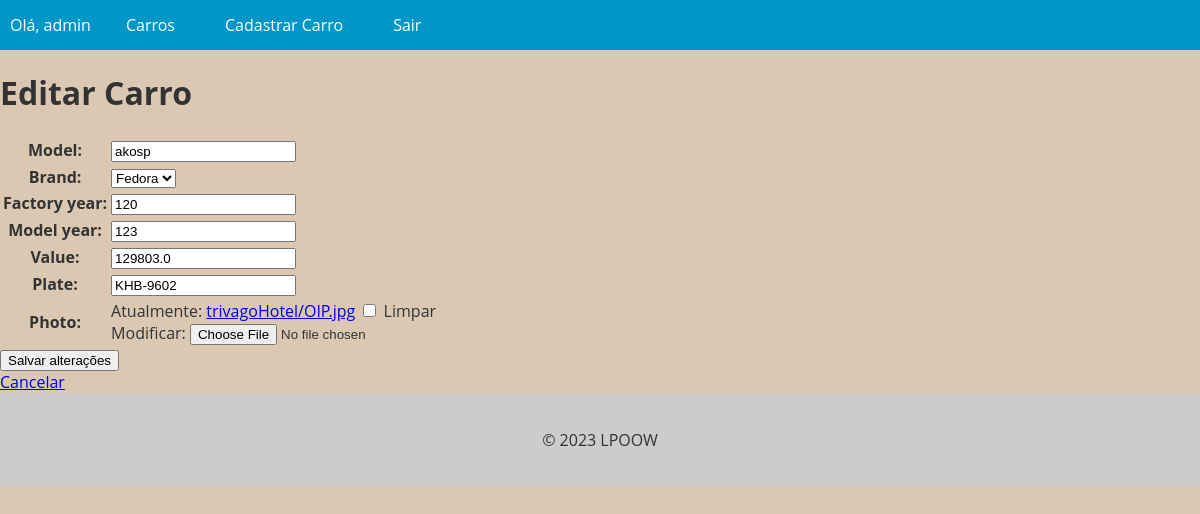
Screenshot of /room/1/update/ (signed in) with the database file from the repository.
### trivagoHotel/models.py (models this page shows, shortened)
class Hotel(models.Model):
    id = models.AutoField(primary_key=True)
    model = models.CharField(max_length=200)
    brand = models.ForeignKey(Brand, on_delete=models.PROTECT, related_name='hotel_brand')
    factory_year = models.IntegerField(blank=True, null=True)
    model_year = models.IntegerField(blank=True, null=True)
    value = models.FloatField(blank=True, null=True)
    plate = models.CharField(max_length=10, blank=True, null=True)
    photo = models.ImageField(upload_to='trivagoHotel/', blank=True, null=True)

### trivagoHotel/views.py (the view)
# urls.py: path('room/<int:pk>/update/', HotelUpdateView.as_view(), name = 'room_update'),
@method_decorator(login_required(login_url='login'), name='dispatch')
class HotelUpdateView(UpdateView):
    model = Hotel
    form_class = HotelModelForm
    template_name = 'room_update.html'
    success_url = '/hotels/'

### trivagoHotel/forms.py
class HotelModelForm(forms.ModelForm):
    class Meta:
        model = Hotel
        fields = '__all__'

### trivagoHotel/models.py (called while the page is built)
    def __str__(self):
        return self.name

### trivagoHotel/templates/room_update.html (shortened to what this page needs)
{% extends  "base.html" %}
{% block content %}
<form method="post" enctype="multipart/form-data">
    <h1>Editar Carro</h1>
    <table>
        {{ form.as_table }}
    </table>
    <div>
        <input type="submit" value = 'Salvar alterações'>
    </div>
    <div>
        <a href="{% url 'room_detail' pk=object.pk %}"> Cancelar</a>
    </div>
</form>
{% endblock%}

### app/templates/base.html (shortened to what this page needs)
<!DOCTYPE html>
<html lang="en">
<head>
</head>
<body>
  <header>
    <nav>
      <ul>
        {% if user.is_authenticated %}
          <li> Olá, {{ user.username }} </li>
          <li><a href="{% url 'hotels_list' %}">Carros</a></li>
          <li><a href="{% url 'new_room' %}">Cadastrar Carro</a></li>
          <li><a href="{% url 'logout' %}"> Sair </a></li>
        {% endif %}
      </ul>
    </nav>
  </header>
  <main>
    {% block content %}
    {% endblock %}
  </main>
  <footer>
    <p>&copy; 2023 LPOOW </p>
  </footer>
</body>
</html>

### app/templates/base.html (style rules this page uses)
body { font-family: 'Open Sans', sans-serif; background-color: #DAC8B3; color: #333; margin: 0; padding: 0; }
header { background-color: #0096c7; color: #fff; text-align: center; }
footer { background-color: #ccc; color: #333; padding: 20px; text-align: center; }
nav { background-color: #0096c7; color: #fff; height: 50px; display: flex; justify-content: space-between; align-items: center; }
nav ul { list-style: none; margin: 0; padding: 0; display: flex; }
nav ul li { margin: 0 10px; }
nav ul li a { color: #fff; text-decoration: none; font-size: 16px; padding: 15px; transition: all 0.3s ease; }

### rows the page displays
Hotel: model "akosp", brand "Fedora", factory_year "120", model_year "123", value "129803.0", plate "KHB-9602"

### other values shown
{{ user.username }} "admin"
